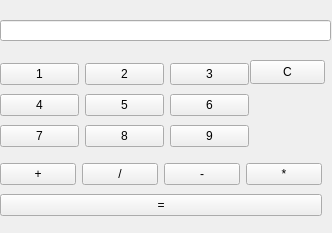
<?xml version="1.0" encoding="UTF-8"?>
<ui version="4.0">
 <class>Form</class>
 <widget class="QWidget" name="Form">
  <property name="geometry">
   <rect>
    <x>0</x>
    <y>0</y>
    <width>332</width>
    <height>233</height>
   </rect>
  </property>
  <property name="windowTitle">
   <string>Form</string>
  </property>
  <widget class="QLineEdit" name="Display_field">
   <property name="geometry">
    <rect>
     <x>0</x>
     <y>20</y>
     <width>331</width>
     <height>21</height>
    </rect>
   </property>
   <property name="layoutDirection">
    <enum>Qt::LayoutDirection::LeftToRight</enum>
   </property>
   <property name="text">
    <string/>
   </property>
   <property name="alignment">
    <set>Qt::AlignmentFlag::AlignRight|Qt::AlignmentFlag::AlignTrailing|Qt::AlignmentFlag::AlignVCenter</set>
   </property>
  </widget>
  <widget class="QWidget" name="layoutWidget">
   <property name="geometry">
    <rect>
     <x>0</x>
     <y>60</y>
     <width>249</width>
     <height>92</height>
    </rect>
   </property>
   <layout class="QVBoxLayout" name="verticalLayout">
    <item>
     <layout class="QHBoxLayout" name="horizontalLayout">
      <item>
       <widget class="QPushButton" name="pushButton_1">
        <property name="text">
         <string>1</string>
        </property>
       </widget>
      </item>
      <item>
       <widget class="QPushButton" name="pushButton_2">
        <property name="text">
         <string>2</string>
        </property>
       </widget>
      </item>
      <item>
       <widget class="QPushButton" name="pushButton_3">
        <property name="text">
         <string>3</string>
        </property>
       </widget>
      </item>
     </layout>
    </item>
    <item>
     <layout class="QHBoxLayout" name="horizontalLayout_3">
      <item>
       <widget class="QPushButton" name="pushButton_4">
        <property name="text">
         <string>4</string>
        </property>
       </widget>
      </item>
      <item>
       <widget class="QPushButton" name="pushButton_5">
        <property name="text">
         <string>5</string>
        </property>
       </widget>
      </item>
      <item>
       <widget class="QPushButton" name="pushButton_6">
        <property name="text">
         <string>6</string>
        </property>
       </widget>
      </item>
     </layout>
    </item>
    <item>
     <layout class="QHBoxLayout" name="horizontalLayout_4">
      <item>
       <widget class="QPushButton" name="pushButton_7">
        <property name="text">
         <string>7</string>
        </property>
       </widget>
      </item>
      <item>
       <widget class="QPushButton" name="pushButton_8">
        <property name="text">
         <string>8</string>
        </property>
       </widget>
      </item>
      <item>
       <widget class="QPushButton" name="pushButton_9">
        <property name="text">
         <string>9</string>
        </property>
       </widget>
      </item>
     </layout>
    </item>
   </layout>
  </widget>
  <widget class="QPushButton" name="DeleteButton">
   <property name="geometry">
    <rect>
     <x>250</x>
     <y>60</y>
     <width>75</width>
     <height>24</height>
    </rect>
   </property>
   <property name="text">
    <string>С</string>
   </property>
  </widget>
  <widget class="QWidget" name="layoutWidget_2">
   <property name="geometry">
    <rect>
     <x>0</x>
     <y>160</y>
     <width>322</width>
     <height>61</height>
    </rect>
   </property>
   <layout class="QVBoxLayout" name="verticalLayout_2">
    <item>
     <layout class="QHBoxLayout" name="horizontalLayout_2">
      <item>
       <widget class="QPushButton" name="PlusButton">
        <property name="text">
         <string>+</string>
        </property>
       </widget>
      </item>
      <item>
       <widget class="QPushButton" name="DivisionButton">
        <property name="text">
         <string>/</string>
        </property>
       </widget>
      </item>
      <item>
       <widget class="QPushButton" name="MinusButton">
        <property name="text">
         <string>-</string>
        </property>
       </widget>
      </item>
      <item>
       <widget class="QPushButton" name="MultiplyButton">
        <property name="text">
         <string>*</string>
        </property>
       </widget>
      </item>
     </layout>
    </item>
    <item>
     <widget class="QPushButton" name="ResultButton">
      <property name="text">
       <string>=</string>
      </property>
     </widget>
    </item>
   </layout>
  </widget>
 </widget>
 <resources/>
 <connections/>
</ui>
